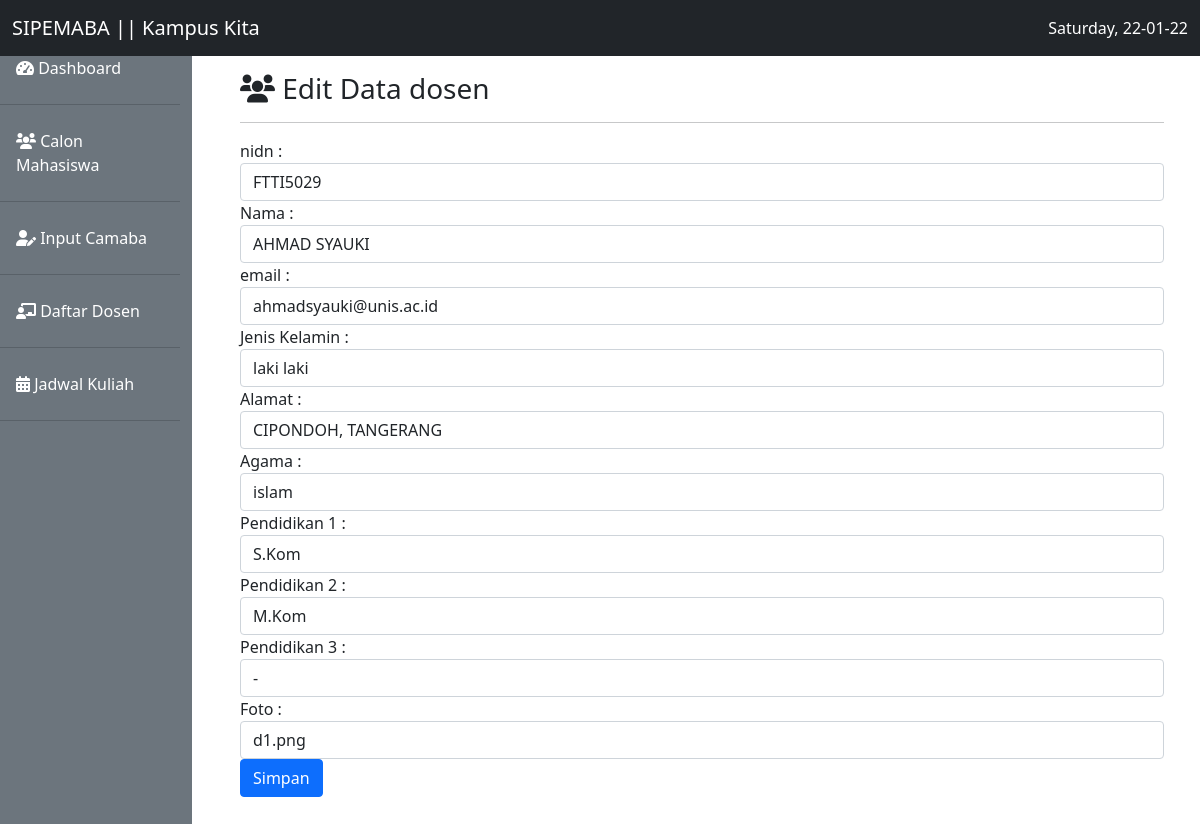
The page /edit_dosen.php?id=8 on the database its author committed.
### tables this page shows
CREATE TABLE `dosen_unis` (
  `id` int(11) NOT NULL,
  `nidn` varchar(15) NOT NULL,
  `nama` varchar(40) NOT NULL,
  `email` varchar(50) NOT NULL,
  `jenis_kelamin` varchar(11) NOT NULL,
  `alamat` varchar(255) NOT NULL,
  `agama` varchar(10) NOT NULL,
  `pend1` varchar(40) NOT NULL,
  `pend2` varchar(40) NOT NULL,
  `pend3` varchar(40) NOT NULL,
  `foto_dosen` varchar(15) NOT NULL
);

### functions.php (called while the page is built, shortened)
<?php
$conn = mysqli_connect('localhost', 'root', '', 'kampuskita');
function query($query)
{
  global $conn;
  $result = mysqli_query($conn, $query);
  if (mysqli_num_rows($result) == 1) {
    return mysqli_fetch_assoc($result);
  }
  $rows = [];
  return $rows;
}

### edit_dosen.php (the view, shortened to what this page needs)
<?php
require 'functions.php';
$id = $_GET['id'];
$camaba = query("SELECT * FROM dosen_unis WHERE id = $id");
?>
<!doctype html>
<html lang="en">
<head>
  <link href="tema/bootstrap/css/bootstrap.min.css" rel="stylesheet">
  <link rel="stylesheet" href="tema/fontawesome/css/all.min.css">
</head>
<body>
  <nav class="navbar navbar-expand-lg navbar-light bg-dark fixed-top">
    <div class="container-fluid">
      <a class="navbar-brand text-white" href="#">SIPEMABA || Kampus Kita</a>
      <div class="collapse navbar-collapse" id="navbarSupportedContent">
        <div class="text-white">
          <?php echo date("l, d-m-y"); ?>
        </div>
      </div>
    </div>
  </nav>
  <div class="row mt-4">
    <div class="col-md-2 mr-2 pr-3 pt-4 bg-secondary">
      <ul class="nav flex-column">
        <li class="nav-item">
          <a class="nav-link text-white" aria-current="page" href="#"><i class="fas fa-tachometer-alt"></i> Dashboard</a>
          <hr class="bg-dark">
        </li>
        <li class="nav-item">
          <a class="nav-link text-white" href="index.php"><i class="fas fa-users"></i> Calon Mahasiswa</a>
          <hr>
        </li>
        <li class="nav-item">
          <a class="nav-link text-white" href="tambah.php"><i class="fas fa-user-edit"></i> Input Camaba</a>
          <hr>
        </li>
        <li class="nav-item">
          <a class="nav-link text-white" href="dosen.php"><i class="fas fa-chalkboard-teacher"></i> Daftar Dosen</a>
          <hr>
        </li>
        <li class="nav-item">
          <a class="nav-link text-white" href="#"><i class="fas fa-calendar-alt"></i> Jadwal Kuliah</a>
          <hr>
        </li>
      </ul>
    </div>
    <div class="col-md-10 p-5 pt-5">
      <h3> <i class="fas fa-users"></i> Edit Data dosen </h3>
      <hr>
      <form method="POST" action="">
        <div class="form-group">
          <label for="nidn">nidn :</label>
          <input type="text" class="form-control" id="nidn" value="<?= $camaba['nidn'] ?>" placeholder="nidn lengkap" name="nidn" autofocus required autocomplete="off">
        </div>
        <div class="form-group">
          <label for="nama">Nama :</label>
          <input type="text" class="form-control" id="nama" value="<?= $camaba['nama'] ?>" placeholder="nama lengkap" name="nama" autofocus required autocomplete="off">
        </div>
        <div class="form-group">
          <label for="email">email :</label>
          <input type="email" class="form-control" id="email" value="<?= $camaba['email'] ?>" placeholder="email" name="email" autofocus required autocomplete="off">
        </div>
        <div class="form-group">
          <label for="jenis_kelamin">Jenis Kelamin :</label>
          <input type="text" class="form-control" id="jenis_kelamin" value="<?= $camaba['jenis_kelamin'] ?>" placeholder="jenis kelamin " name="jenis_kelamin" required autocomplete="off">
        </div>
        <div class="form-group">
          <label for="alamat">Alamat :</label>
          <input type="text" class="form-control" id="alamat" value="<?= $camaba['alamat'] ?>" placeholder="alamat Lengkap" name="alamat" required autocomplete="off">
        </div>
        <div class="form-group">
          <label for="agama">Agama :</label>
          <input type="text" class="form-control" id="agama" value="<?= $camaba['agama'] ?>" placeholder="agama" name="agama" required autocomplete="off">
        </div>
        <div class="form-group">
          <label for="pend1">Pendidikan 1 :</label>
          <input type="text" class="form-control" id="pend1" value="<?= $camaba['pend1'] ?>" placeholder="pendidikan 1" name="pend1" required autocomplete="off">
        </div>
        <div class="form-group">
          <label for="pend1">Pendidikan 2 :</label>
          <input type="text" class="form-control" id="pend2" value="<?= $camaba['pend2'] ?>" placeholder="pendidikan 2" name="pend2" required autocomplete="off">
        </div>
        <div class="form-group">
          <label for="pend3">Pendidikan 3 :</label>
          <input type="text" class="form-control" id="pend3" value="<?= $camaba['pend3'] ?>" placeholder="pendidikan 3" name="pend3" required autocomplete="off">
        </div>
        <div class="form-group">
          <label for="foto_dosen">Foto :</label>
          <input type="text" class="form-control" id="foto_dosen" value="<?= $camaba['foto_dosen'] ?>" placeholder="foto" name="foto_dosen" required autocomplete="off">
        </div>
        <button type="submit" class="btn btn-primary" name="edit_dosen">Simpan</button>
      </form>
    </div>
  </div>
</body>
</html>

### rows shown on the page
dosen_unis: nidn "FTTI5029", nama "AHMAD SYAUKI", email "ahmadsyauki@unis.ac.id", jenis_kelamin "laki laki", alamat "CIPONDOH, TANGERANG", agama "islam", pend1 "S.Kom", pend2 "M.Kom", pend3 "-", foto_dosen "d1.png"
